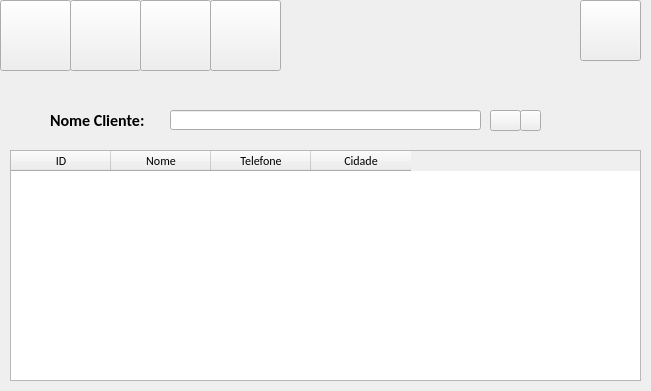
<?xml version="1.0" encoding="UTF-8"?>
<ui version="4.0">
 <class>formCliente</class>
 <widget class="QWidget" name="formCliente">
  <property name="geometry">
   <rect>
    <x>0</x>
    <y>0</y>
    <width>651</width>
    <height>391</height>
   </rect>
  </property>
  <property name="windowTitle">
   <string>Form</string>
  </property>
  <widget class="QPushButton" name="bt_adicionar">
   <property name="geometry">
    <rect>
     <x>0</x>
     <y>0</y>
     <width>71</width>
     <height>71</height>
    </rect>
   </property>
   <property name="toolTip">
    <string>&lt;html&gt;&lt;head/&gt;&lt;body&gt;&lt;p&gt;&lt;br/&gt;&lt;/p&gt;&lt;/body&gt;&lt;/html&gt;</string>
   </property>
   <property name="styleSheet">
    <string notr="true">image:url(:/icon_adicionar/Icons/adicionar.png)</string>
   </property>
   <property name="text">
    <string/>
   </property>
  </widget>
  <widget class="QPushButton" name="bt_alterar">
   <property name="geometry">
    <rect>
     <x>70</x>
     <y>0</y>
     <width>71</width>
     <height>71</height>
    </rect>
   </property>
   <property name="toolTip">
    <string>&lt;html&gt;&lt;head/&gt;&lt;body&gt;&lt;p&gt;&lt;br/&gt;&lt;/p&gt;&lt;/body&gt;&lt;/html&gt;</string>
   </property>
   <property name="styleSheet">
    <string notr="true">image:url(:/icon_alterar/Icons/alterar.png)</string>
   </property>
   <property name="text">
    <string/>
   </property>
  </widget>
  <widget class="QPushButton" name="bt_consultar">
   <property name="geometry">
    <rect>
     <x>140</x>
     <y>0</y>
     <width>71</width>
     <height>71</height>
    </rect>
   </property>
   <property name="toolTip">
    <string>&lt;html&gt;&lt;head/&gt;&lt;body&gt;&lt;p&gt;&lt;br/&gt;&lt;/p&gt;&lt;/body&gt;&lt;/html&gt;</string>
   </property>
   <property name="styleSheet">
    <string notr="true">image:url(:/icon_consultar/Icons/consultar.png)</string>
   </property>
   <property name="text">
    <string/>
   </property>
  </widget>
  <widget class="QPushButton" name="bt_excluir">
   <property name="geometry">
    <rect>
     <x>210</x>
     <y>0</y>
     <width>71</width>
     <height>71</height>
    </rect>
   </property>
   <property name="toolTip">
    <string>&lt;html&gt;&lt;head/&gt;&lt;body&gt;&lt;p&gt;&lt;br/&gt;&lt;/p&gt;&lt;/body&gt;&lt;/html&gt;</string>
   </property>
   <property name="styleSheet">
    <string notr="true">image:url(:/icon_excluir/Icons/excluir.png)</string>
   </property>
   <property name="text">
    <string/>
   </property>
  </widget>
  <widget class="QPushButton" name="bt_retornar">
   <property name="geometry">
    <rect>
     <x>580</x>
     <y>0</y>
     <width>61</width>
     <height>61</height>
    </rect>
   </property>
   <property name="toolTip">
    <string>&lt;html&gt;&lt;head/&gt;&lt;body&gt;&lt;p&gt;&lt;br/&gt;&lt;/p&gt;&lt;/body&gt;&lt;/html&gt;</string>
   </property>
   <property name="styleSheet">
    <string notr="true">image:url(:/icon_retornar/Icons/retornar.png)</string>
   </property>
   <property name="text">
    <string/>
   </property>
  </widget>
  <widget class="QPushButton" name="bt_pesquisar">
   <property name="geometry">
    <rect>
     <x>490</x>
     <y>110</y>
     <width>31</width>
     <height>21</height>
    </rect>
   </property>
   <property name="styleSheet">
    <string notr="true">image: url(:/icon_pesquisar/Icons/pesquisar.png)</string>
   </property>
   <property name="text">
    <string/>
   </property>
  </widget>
  <widget class="QTableWidget" name="tb_cliente">
   <property name="geometry">
    <rect>
     <x>10</x>
     <y>150</y>
     <width>631</width>
     <height>231</height>
    </rect>
   </property>
   <property name="font">
    <font>
     <family>Calibri</family>
    </font>
   </property>
   <column>
    <property name="text">
     <string>ID</string>
    </property>
   </column>
   <column>
    <property name="text">
     <string>Nome</string>
    </property>
   </column>
   <column>
    <property name="text">
     <string>Telefone</string>
    </property>
   </column>
   <column>
    <property name="text">
     <string>Cidade</string>
    </property>
   </column>
  </widget>
  <widget class="QLabel" name="lb_nomeCliente">
   <property name="geometry">
    <rect>
     <x>50</x>
     <y>110</y>
     <width>101</width>
     <height>21</height>
    </rect>
   </property>
   <property name="font">
    <font>
     <family>Calibri</family>
     <pointsize>12</pointsize>
     <weight>75</weight>
     <bold>true</bold>
    </font>
   </property>
   <property name="text">
    <string>Nome Cliente:</string>
   </property>
  </widget>
  <widget class="QLineEdit" name="txt_nomeCliente">
   <property name="geometry">
    <rect>
     <x>170</x>
     <y>110</y>
     <width>311</width>
     <height>20</height>
    </rect>
   </property>
   <property name="font">
    <font>
     <family>Calibri</family>
     <pointsize>10</pointsize>
    </font>
   </property>
   <property name="text">
    <string/>
   </property>
  </widget>
  <widget class="QPushButton" name="bt_pesquisarGeral">
   <property name="geometry">
    <rect>
     <x>520</x>
     <y>110</y>
     <width>21</width>
     <height>21</height>
    </rect>
   </property>
   <property name="styleSheet">
    <string notr="true">image: url(:/icon_geral/Icons/filtro.png)</string>
   </property>
   <property name="text">
    <string/>
   </property>
  </widget>
 </widget>
 <resources>
  <include location="icon_adicionar.qrc"/>
  <include location="icon_alterar.qrc"/>
  <include location="icon_consultar.qrc"/>
  <include location="icon_excluir.qrc"/>
  <include location="icon_retornar.qrc"/>
  <include location="icon_pesquisar.qrc"/>
  <include location="icon_geral.qrc"/>
 </resources>
 <connections/>
</ui>
